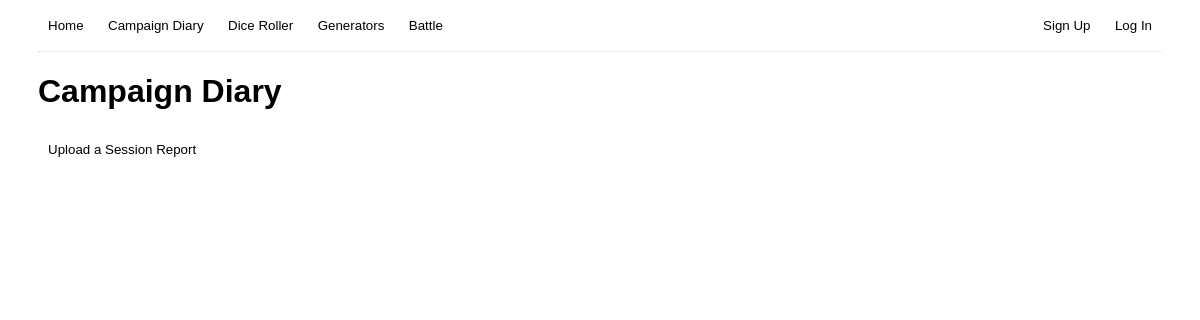
Before: /blog/ with the older database file.
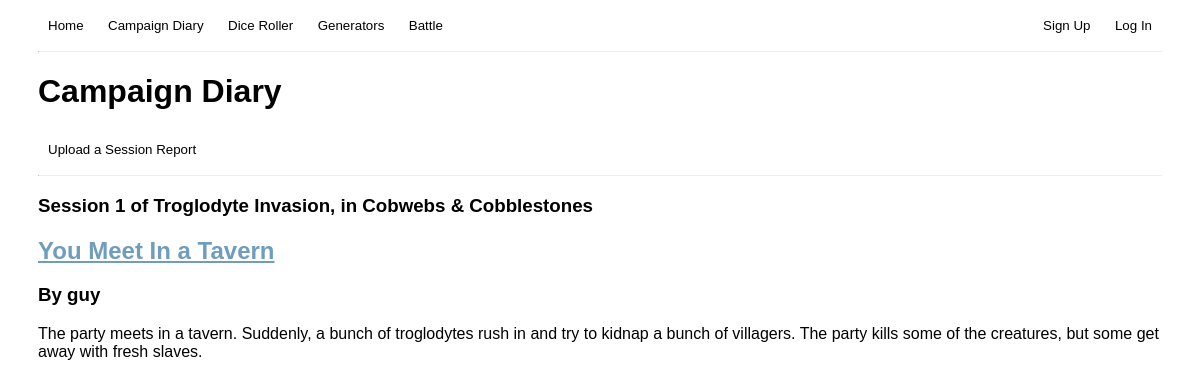
After: the same page with the newer database file.
### blog/models.py (models this page shows, shortened)
class Post(models.Model):
    title = models.CharField(max_length=200)
    author = models.ForeignKey(
        'auth.User',
        on_delete=models.CASCADE,
    )
    campaign = models.CharField(max_length=200)
    session = models.SmallIntegerField()
    system = models.CharField(max_length=200)
    text = models.TextField()

### blog/views.py (the view)
# urls.py: path("blog/", CampaignDiaryView.as_view(), name="Campaign Diary"),
class CampaignDiaryView(ListView):
    model = Post
    template_name = "campaign_diary.html"

### blog/templates/campaign_diary.html (shortened to what this page needs)
<!DOCTYPE html>
<html>
    <head>
    </head>
    <body>
        {% extends "base.html" %}
        {% block content %}
        <div>
            <h1>Campaign Diary</h1>
            <a href="{% url 'Upload Session Report' %}"><button>Upload a Session Report</button></a>
        </div>
        {% for post in post_list %}
        <hr>
        <div class="post-entry">
            <h3>Session {{ post.session }} of {{ post.campaign }}, in {{ post.system }}</h3>
            <a href="{% url 'Individual Post' post.pk %}"><h2>{{ post.title }}</h2></a>
            <h3>By {{ post.author }}</h3>
            <p>{{ post.text }}</p>
        </div>
        {% endfor %}
        {% endblock %}

Changed rows visible on the page:
added Post: session "1", campaign "Troglodyte Invasion", system "Cobwebs & Cobblestones", title "You Meet In a Tavern", author "guy", text "The party meets in a tavern. Suddenly, a bunch of troglodytes rush in and try to kidnap a bunch of villagers. The party kills some of the creatures, but some get away with fresh slaves."
